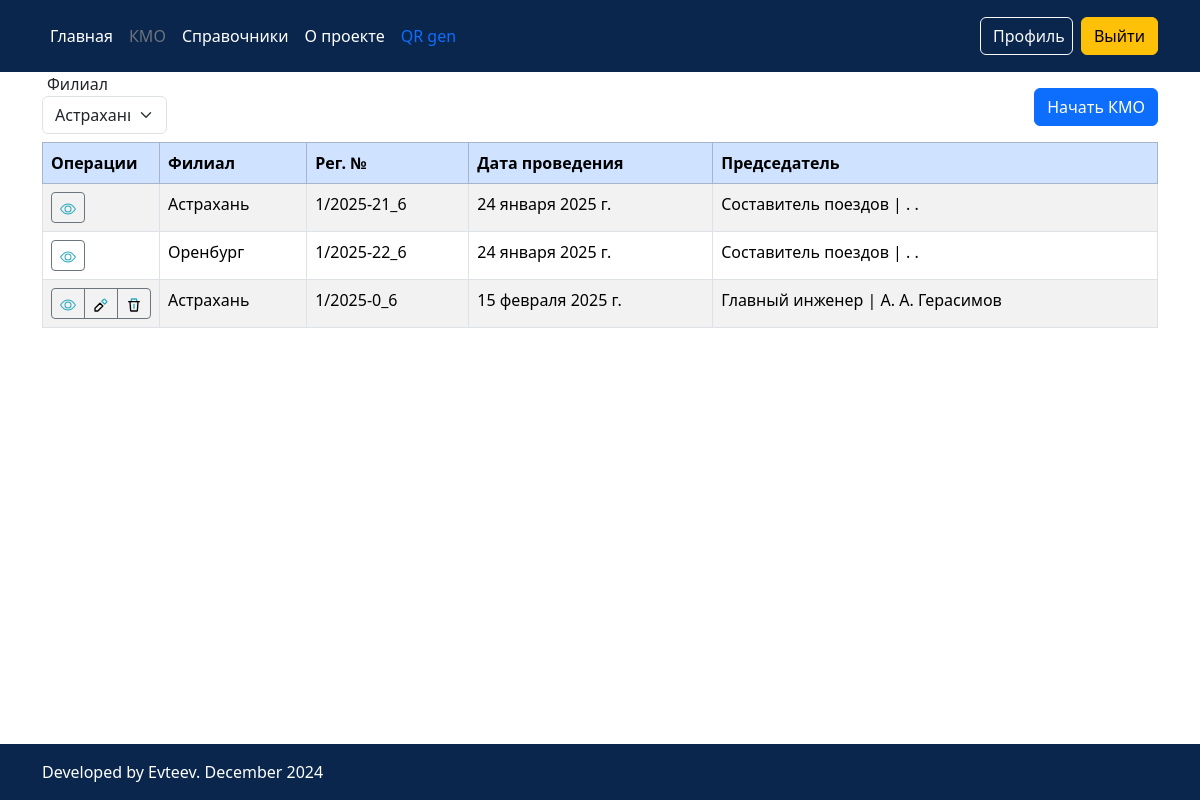
The page /kmo (signed in) on the database as committed earlier.
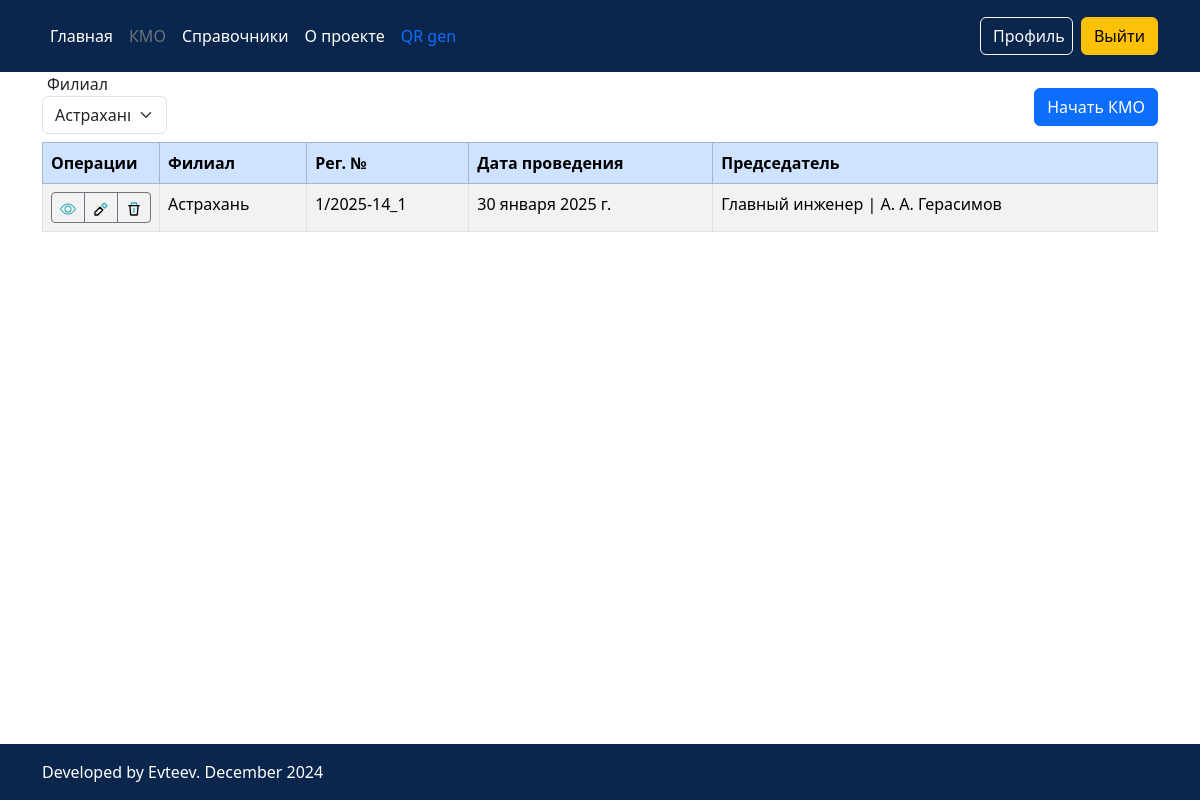
The same page on the database as committed later.
### KMO/models.py (models this page shows, shortened)
class Kmo(models.Model):
    iddepowner = models.ForeignKey(Bs_depowner, on_delete=models.CASCADE, verbose_name='Филиал')
    created_at = models.DateTimeField('Дата создания', auto_now_add=True, editable=False)
    user_creator = models.CharField('Создатель', max_length=50, null=True, blank=True)
    s_update_user = models.CharField('Изменивший', max_length=25, null=True, blank=True)
    updated_at = models.DateTimeField('Дата изменения', auto_now=True, editable=False)
    n_regnumber = models.CharField('Рег. №', max_length=12)
    date_detection = models.DateField('Дата обнаружения')
    idprofile = models.ForeignKey(Profile, on_delete=models.CASCADE, verbose_name='Председатель', null=True)
    approved = models.BooleanField('Утверждён', default=False, null=True, blank=True)
    class Meta:
        verbose_name = 'КМО'
        verbose_name_plural = 'Список КМО'

### BS/models.py (models this page shows)
class Bs_depowner(models.Model):
    s_mnemocode = models.CharField('мнемокод', max_length=10)
    s_name = models.CharField('Филиал', max_length=30)
    s_create_user = models.CharField('Создатель', max_length=25)
    created_at = models.DateTimeField('Дата создания', auto_now_add=True, editable=False)
    s_update_user = models.CharField('Изменивший', max_length=25, null=True, blank=True)
    updated_at = models.DateTimeField('Дата изменения', auto_now=True, editable=False)
    not_used = models.BooleanField('Недействующий', default=False)
    def __str__(self):
        return self.s_name
    class Meta:
        verbose_name = 'Филиал'
        verbose_name_plural = 'Филиалы'

class Bs_position(models.Model):
    s_mnemocode = models.CharField('мнемокод', max_length=10)
    s_name = models.CharField('Должность', max_length=90)
    s_create_user = models.CharField('Создатель', max_length=25)
    created_at = models.DateTimeField('Дата создания', auto_now_add=True, editable=False)
    s_update_user = models.CharField('Изменивший', max_length=25, null=True, blank=True)
    updated_at = models.DateTimeField('Дата изменения', auto_now=True, editable=False)
    not_used = models.BooleanField('Недействующий', default=False)
    def __str__(self):
        return self.s_name
    class Meta:
        verbose_name = 'Должность'
        verbose_name_plural = 'Должности'

### Main/models.py (models this page shows, shortened)
class Profile(models.Model):
    user = models.OneToOneField(User, on_delete=models.CASCADE, verbose_name='Пользователь', null=True, blank=True)
    first_name = models.CharField('Имя', max_length=150, blank=True)
    last_name = models.CharField('Фамилия', max_length=150, blank=True)
    third_name = models.CharField('Отчество', max_length=150, blank=True)
    d_birthday = models.DateField('Дата рождения', null=True, blank=True)
    d_hiring = models.DateField('Дата приёма', null=True, blank=True)
    d_dismissal = models.DateField('Дата увольнения', null=True, blank=True)
    s_create_user = models.CharField('Создатель', max_length=25, null=True, blank=True)
    created_at = models.DateTimeField('Дата создания', auto_now_add=True, editable=False)
    s_update_user = models.CharField('Изменивший', max_length=25, null=True, blank=True)
    updated_at = models.DateTimeField('Дата изменения', auto_now=True, editable=False)
    iddepowner = models.ForeignKey(Bs_depowner, on_delete=models.CASCADE, verbose_name='Филиал', null=True, blank=True)
    iddepartment = models.ForeignKey(Bs_department, on_delete=models.CASCADE, verbose_name='Подразделение', null=True, blank=True)
    idposition = models.ForeignKey(Bs_position, on_delete=models.CASCADE, verbose_name='Должность', null=True, blank=True)
    chairman = models.BooleanField('Является председателем', default=False)
    member_kmo = models.BooleanField('Является членом комиссии', default=False)
    def __str__(self):
        return str(self.idposition) + ' | ' + str(self.get_fio())
    class Meta:
        verbose_name = 'Работник'
        verbose_name_plural = 'Работники'
    def get_fio(self):
        fio = "%s %s %s" % (str(self.first_name)[:1] + '.', str(self.third_name)[:1] + '.', self.last_name)
        return fio.strip()

### Main/views.py (the view)
# urls.py: path('kmo', views.kmo, name='kmo'),
@login_required
def kmo(request):
    bs_deps = Bs_depowner.objects.all()
    list_kmo = Kmo.objects.all()
    error = ''
    if request.method == 'POST':
        check_form_kmo = KMO_check_create(request.POST)
        if check_form_kmo.is_valid():
            validate = check_form_kmo.check_kmo_date_and_dep()
            if validate == 'error_date_dep':
                messages.info(request, 'Создание невозможно! КМО в указанном периоде и филиале уже существует')
                return HttpResponseRedirect('/kmo')
            else:
                check_form_kmo.instance.user_creator = request.user.username
                check_form_kmo.instance.idprofile = Profile.objects.filter(chairman=True, iddepowner=check_form_kmo.instance.iddepowner).first()
                id_dorm = check_form_kmo.save()
            return redirect(f'edit_kmo/{id_dorm.id}')
        else:
            error = 'Форма ошибочна \n' + str(check_form_kmo.errors)
    else:
        current_datetime = datetime.now()
        created_at__year = str(current_datetime.year)
        created_at__month = str(current_datetime.month)
        created_at__hour = str(current_datetime.hour)
        s_dep_first_letter = Profile.objects.filter(user=request.user).values('iddepartment').first()
        kmo = Kmo(n_regnumber=created_at__month + '/' + created_at__year + '-' + created_at__hour + '_' + str(
            s_dep_first_letter['iddepartment'], ),
                  date_detection=current_datetime.date())
        check_form_kmo = KMO_check_create(instance=kmo)
    return render(request, 'KMO/index.html',
                  {'title_view': 'Список КМО!', 'deps': bs_deps, 'all_kmo': list_kmo, 'check_form_kmo': check_form_kmo})

### KMO/forms.py (shortened to what this page needs)
class KMO_check_create(ModelForm):
    class Meta:
        model = Kmo
        fields = ["iddepowner",
                  "user_creator",
                  "n_regnumber",
                  "date_detection",
                  ]
        widgets = {
            "n_regnumber": TextInput(attrs={
                'class': 'form-control',
                'placeholder': 'Введите регистрационный номер',
                'readonly': 'readonly'
            }),
            "user_creator": TextInput(attrs={
                'class': 'form-control',
                'placeholder': 'Укажите создателя',
                'readonly': 'readonly'
            }),
            'date_detection': TextInput(attrs={
                'class': 'form-control', 'placeholder': 'Укажите дату', 'type': 'date'}),
        }
    iddepowner = ModelChoiceField(queryset=Bs_depowner.objects.all(),
                                  widget=Select(attrs={'class': 'form-select', 'placeholder': 'выберите филиал'}))

### KMO/templates/KMO/index.html (shortened to what this page needs)
{% extends 'main/base.html'%}
{% load static %}
{% block li-kmo %}
text-secondary
{% endblock %}
{% block li-home %}
text-white
{% endblock %}
{% block li-bs %}
text-white
{% endblock %}
{% block li-about %}
text-white
{% endblock %}
{% block content %}
<main class="flex-shrink-0">
    <div class="container" style="display: flex; justify-content: space-between;align-items: center;">
      <div >
        <div style="margin-left: 5px">Филиал</div>
        <select class="form-select" aria-label="Пример выбора по умолчанию" style="width: 125px;margin-bottom: 8px;">
          {% if deps %}
            {% for dep in deps %}
              <option value="{{dep.id}}">{{dep.s_name}}</option>
            {% endfor %}
          {% else %}
              <option value="0">Доступных филиалов нет!</option>
          {% endif %}
        </select>
      </div>
        <button type="button" class="btn btn-primary" data-bs-toggle="modal" data-bs-target="#staticBackdrop">
          Начать КМО
        </button>
    </div>
    <div class="container table-responsive">
      <table class="table table-striped table-bordered table-hover">
        <thead class="table-primary">
          <tr>
            <th scope="col" style="width: 117px;">Операции</th>
            <th scope="col" data-filter-control="select" >Филиал</th>
            <th scope="col">Рег. №</th>
            <th scope="col">Дата проведения</th>
            <th scope="col">Председатель</th>
          </tr>
        </thead>
        <tbody>
          {% if all_kmo %}
            {% for kmo in all_kmo %}
              <tr>
                <th scope="row">
                    <div class="btn-group">
                        <a class="btn btn-sm btn-outline-secondary" href="{% url 'view_kmo' kmo.id %}"><img src="{% static 'icons/view_2.svg' %}" style="width: 16px"></a>
                        {% if kmo.approved == 0 %}
                            <a class="btn btn-sm btn-outline-secondary" href="{% url 'edit_kmo' kmo.id  %}"><img src="{% static 'icons/edit.svg' %}" style="width: 16px"></a>
                            <a class="btn btn-sm btn-outline-secondary" href="{% url 'delete' kmo.id  %}"><img src="{% static 'icons/delete.svg' %}" style="width: 16px"></a>
                        {% endif %}
                    </div>
                </th>
                <td>{{kmo.iddepowner}}</td>
                <td>{{kmo.n_regnumber}}</td>
                <td>{{kmo.date_detection}}</td>
                <td>{{kmo.idprofile}}</td>
              </tr>
            {% endfor %}
          {% else %}
              <tr>
                <th scope="row">0</th>
                <td colspan="7">Список КМО пуст!</td>
              </tr>
          {% endif %}
        </tbody>
      </table>
    </div>
  </main>
{% endblock %}

Rows that differ between the two databases and show on the page:
removed Kmo: iddepowner "Оренбург", n_regnumber "1/2025-22_6", date_detection "24 января 2025 г.", idprofile "Составитель поездов | . ."
removed Kmo: approved False (drawn), iddepowner "Астрахань", n_regnumber "1/2025-0_6", date_detection "15 февраля 2025 г.", idprofile "Главный инженер | А. А. Герасимов"
changed Kmo "Астрахань": approved True → False (drawn); approved: picture added; n_regnumber "1/2025-21_6" → "1/2025-14_1"; date_detection "24 января 2025 г." → "30 января 2025 г."; idprofile "Составитель поездов | . ." → "Главный инженер | А. А. Герасимов"
